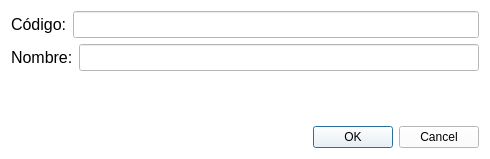
<?xml version="1.0" encoding="UTF-8"?>
<ui version="4.0">
 <class>MedicineDialog</class>
 <widget class="QWidget" name="MedicineDialog">
  <property name="geometry">
   <rect>
    <x>0</x>
    <y>0</y>
    <width>488</width>
    <height>159</height>
   </rect>
  </property>
  <property name="windowTitle">
   <string>Form</string>
  </property>
  <property name="windowIcon">
   <iconset resource="icons.qrc">
    <normaloff>:/icons/Icons/dr-simi-farmacias-similares-logo-svg-vector.svg</normaloff>:/icons/Icons/dr-simi-farmacias-similares-logo-svg-vector.svg</iconset>
  </property>
  <property name="styleSheet">
   <string notr="true">QWidget{
	background-color: #ffffff;
	color: #000000
}</string>
  </property>
  <layout class="QGridLayout" name="gridLayout">
   <item row="0" column="0">
    <layout class="QHBoxLayout" name="horizontalLayout">
     <item>
      <widget class="QLabel" name="label_01">
       <property name="font">
        <font>
         <family>Arial</family>
         <pointsize>12</pointsize>
        </font>
       </property>
       <property name="text">
        <string>Código:</string>
       </property>
      </widget>
     </item>
     <item>
      <widget class="QLineEdit" name="codeTextEdit">
       <property name="minimumSize">
        <size>
         <width>150</width>
         <height>0</height>
        </size>
       </property>
       <property name="font">
        <font>
         <family>Arial</family>
         <pointsize>12</pointsize>
        </font>
       </property>
      </widget>
     </item>
    </layout>
   </item>
   <item row="1" column="0">
    <layout class="QHBoxLayout" name="horizontalLayout_2">
     <item>
      <widget class="QLabel" name="label_02">
       <property name="font">
        <font>
         <family>Arial</family>
         <pointsize>12</pointsize>
        </font>
       </property>
       <property name="text">
        <string>Nombre:</string>
       </property>
      </widget>
     </item>
     <item>
      <widget class="QLineEdit" name="nameTextEdit">
       <property name="minimumSize">
        <size>
         <width>400</width>
         <height>0</height>
        </size>
       </property>
       <property name="font">
        <font>
         <family>Arial</family>
         <pointsize>12</pointsize>
        </font>
       </property>
      </widget>
     </item>
    </layout>
   </item>
   <item row="3" column="0">
    <widget class="QDialogButtonBox" name="buttonBox">
     <property name="font">
      <font>
       <family>Arial</family>
       <pointsize>12</pointsize>
      </font>
     </property>
     <property name="standardButtons">
      <set>QDialogButtonBox::Cancel|QDialogButtonBox::Ok</set>
     </property>
    </widget>
   </item>
   <item row="2" column="0">
    <spacer name="verticalSpacer">
     <property name="orientation">
      <enum>Qt::Vertical</enum>
     </property>
     <property name="sizeHint" stdset="0">
      <size>
       <width>20</width>
       <height>40</height>
      </size>
     </property>
    </spacer>
   </item>
  </layout>
 </widget>
 <tabstops>
  <tabstop>codeTextEdit</tabstop>
  <tabstop>nameTextEdit</tabstop>
 </tabstops>
 <resources>
  <include location="icons.qrc"/>
 </resources>
 <connections/>
</ui>
